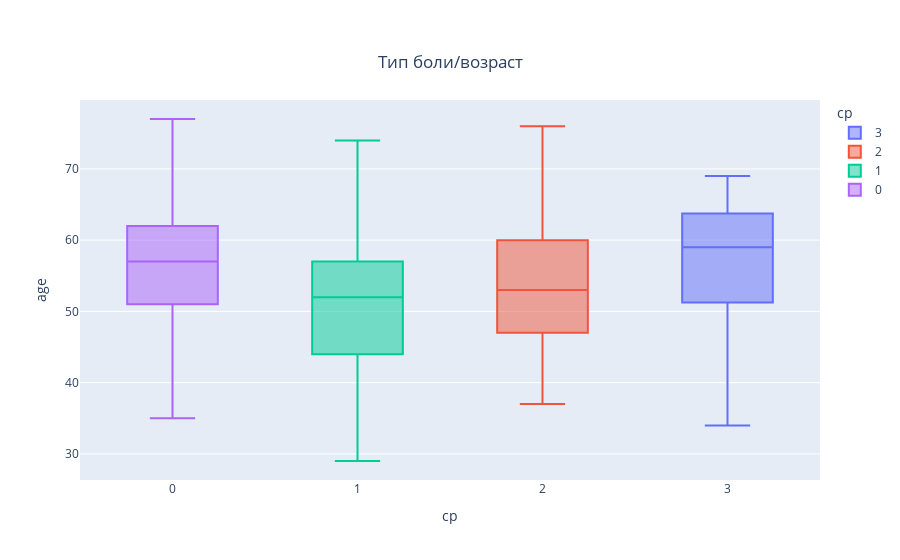

Notebook cell for this chart:
### Markdown cell above
Вывод: корреляция признаков слабая. Только у максимальной частотой сердечных сокращений (thalach) с возрастом (age) и депрессией ST (oldpeak) наблюдается некоторая корреляция.

### Code cell
import plotly.express as px 
fig=px.box(df,x='cp',y='age',color='cp',title='Тип боли/возраст')
fig.update_layout(
     title={
         'y':0.9,
         'x':0.5,
         'xanchor':'center',
         'yanchor':'top'
     }
)
fig.show()

### Figure 1 — Plotly figure (JSON) as saved in the notebook; plotly's stock layout.template omitted (floating-point values rounded to 4 significant figures; data arrays with more than 128 entries replaced by an {"elided": "..."} marker saying what was removed)
{"data": [{"alignmentgroup": "True", "hovertemplate": "cp=%{x}<br>age=%{y}<extra></extra>", "legendgroup": "3", "marker": {"color": "#636efa"}, "name": "3", "notched": false, "offsetgroup": "3", "orientation": "v", "showlegend": true, "type": "box", "x": [3, 3, 3, 3, 3, 3, 3, 3, 3, 3, 3, 3, 3, 3, 3, 3, 3, 3, 3, 3, 3, 3, 3], "x0": " ", "xaxis": "x", "y": [63, 64, 58, 66, 69, 40, 51, 34, 52, 52, 42, 59, 69, 56, 60, 64, 65, 59, 59, 38, 61, 59, 45], "y0": " ", "yaxis": "y"}, {"alignmentgroup": "True", "hovertemplate": "cp=%{x}<br>age=%{y}<extra></extra>", "legendgroup": "2", "marker": {"color": "#EF553B"}, "name": "2", "notched": false, "offsetgroup": "2", "orientation": "v", "showlegend": true, "type": "box", "x": [2, 2, 2, 2, 2, 2, 2, 2, 2, 2, 2, 2, 2, 2, 2, 2, 2, 2, 2, 2, 2, 2, 2, 2, 2, 2, 2, 2, 2, 2, 2, 2, 2, 2, 2, 2, 2, 2, 2, 2, 2, 2, 2, 2, 2, 2, 2, 2, 2, 2, 2, 2, 2, 2, 2, 2, 2, 2, 2, 2, 2, 2, 2, 2, 2, 2, 2, 2, 2, 2, 2, 2, 2, 2, 2, 2, 2, 2, 2, 2, 2, 2, 2, 2, 2, 2], "x0": " ", "xaxis": "x", "y": [37, 52, 57, 48, 50, 58, 44, 61, 59, 51, 65, 53, 54, 46, 54, 54, 65, 65, 51, 39, 44, 47, 53, 51, 62, 44, 63, 71, 58, 51, 54, 51, 43, 51, 58, 41, 60, 67, 68, 54, 48, 52, 43, 53, 42, 50, 68, 57, 64, 37, 41, 41, 54, 39, 67, 52, 54, 60, 51, 42, 76, 44, 44, 42, 66, 39, 47, 38, 56, 58, 64, 58, 50, 60, 46, 68, 49, 57, 62, 64, 47, 70, 69, 49, 59, 67], "y0": " ", "yaxis": "y"}, {"alignmentgroup": "True", "hovertemplate": "cp=%{x}<br>age=%{y}<extra></extra>", "legendgroup": "1", "marker": {"color": "#00cc96"}, "name": "1", "notched": false, "offsetgroup": "1", "orientation": "v", "showlegend": true, "type": "box", "x": [1, 1, 1, 1, 1, 1, 1, 1, 1, 1, 1, 1, 1, 1, 1, 1, 1, 1, 1, 1, 1, 1, 1, 1, 1, 1, 1, 1, 1, 1, 1, 1, 1, 1, 1, 1, 1, 1, 1, 1, 1, 1, 1, 1, 1, 1, 1, 1, 1, 1], "x0": " ", "xaxis": "x", "y": [41, 56, 56, 44, 49, 71, 41, 44, 48, 52, 52, 54, 41, 45, 44, 29, 55, 59, 52, 45, 46, 54, 45, 63, 50, 55, 46, 34, 74, 49, 42, 41, 41, 62, 70, 35, 58, 56, 56, 55, 41, 48, 58, 62, 66, 54, 57, 58, 57, 57], "y0": " ", "yaxis": "y"}, {"alignmentgroup": "True", "hovertemplate": "cp=%{x}<br>age=%{y}<extra></extra>", "legendgroup": "0", "marker": {"color": "#ab63fa"}, "name": "0", "notched": false, "offsetgroup": "0", "orientation": "v", "showlegend": true, "type": "box", "x": {"elided": "143 int values"}, "x0": " ", "xaxis": "x", "y": {"elided": "143 int values"}, "y0": " ", "yaxis": "y"}], "layout": {"boxmode": "overlay", "legend": {"title": {"text": "cp"}, "tracegroupgap": 0}, "title": {"text": "Тип боли/возраст", "x": 0.5, "xanchor": "center", "y": 0.9, "yanchor": "top"}, "xaxis": {"anchor": "y", "categoryarray": [3, 2, 1, 0], "categoryorder": "array", "domain": [0, 1], "title": {"text": "cp"}}, "yaxis": {"anchor": "x", "domain": [0, 1], "title": {"text": "age"}}}}
